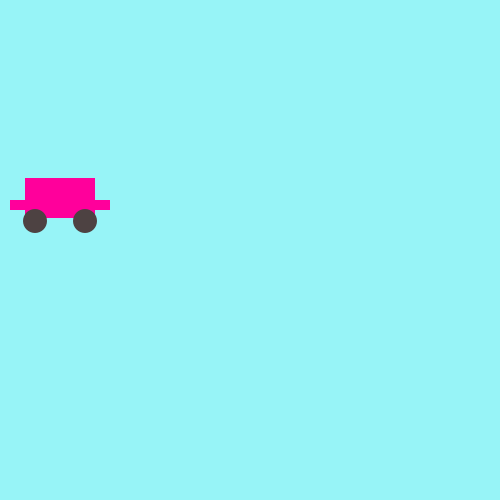
Frame 1 (no input)
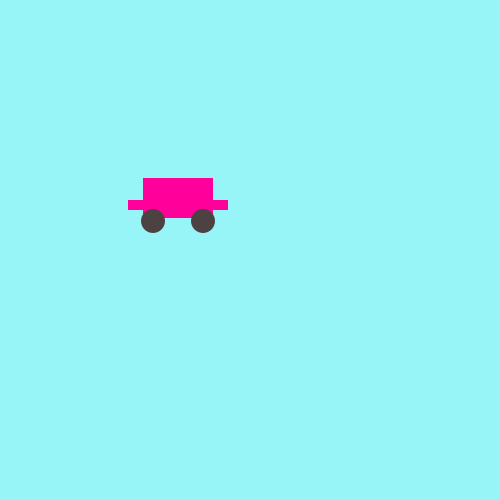
Frame 60 (the mouse pressed at the canvas centre just before this capture)
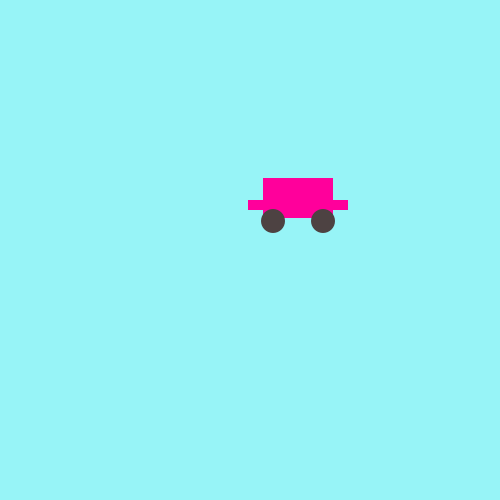
Frame 120 (the mouse held since frame 60 and released just before this capture)

The Processing sketch that drew these frames (run headless with seeded random() and noise(); from frame 60 on, the mouse is pressed at the canvas centre):

// Processing sketch: car
// ── car.pde
int x = 10;

void setup() {
  size(500, 500);
  noStroke();
}

void draw() {

  background(151, 244, 247);

  fill(255, 0, 155);
  rect(x, 200, 100, 10);
  rect(x + 15, 178, 70, 40);

  fill(77, 66, 66);
  ellipse(x + 25, 221, 24, 24);
  ellipse(x + 75, 221, 24, 24);

  x = x + 2;

  if (x > width) {
    x = 1;
  }
}
